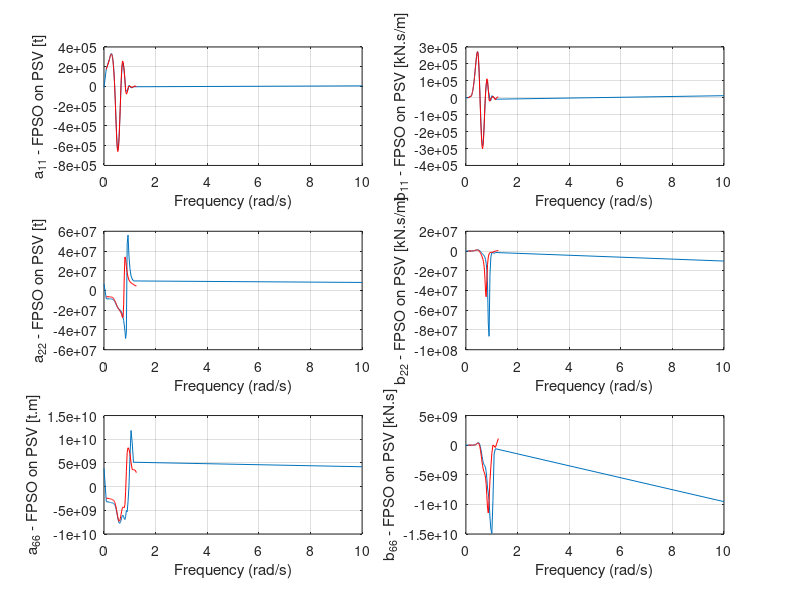
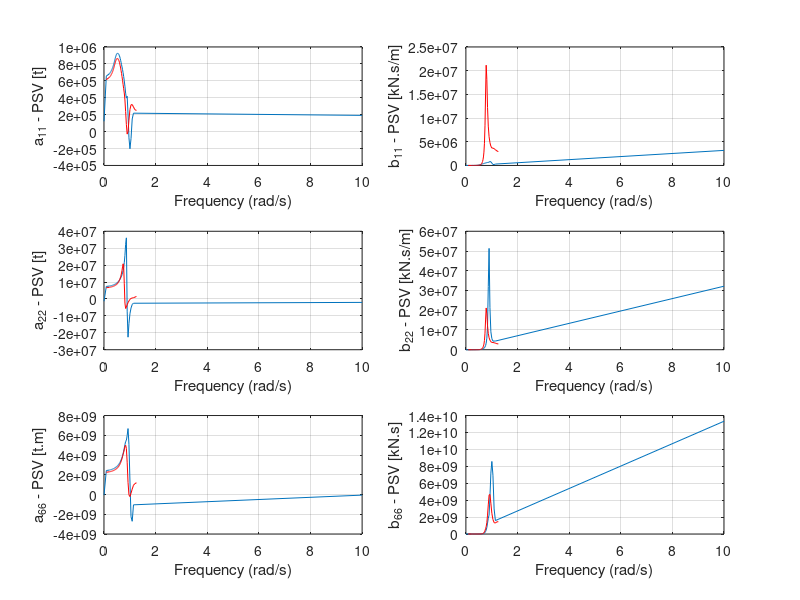

Write MATLAB code to recreate these figures, in order.
clear all;close all;clc

load hydrodata_cs1d3m_D_3E5 

A11_wam = data.hydro.A11;
A12_wam = data.hydro.A12;
A21_wam = data.hydro.A21;
A22_wam = data.hydro.A22;

B11_wam = data.hydro.B11;
B12_wam = data.hydro.B12;
B21_wam = data.hydro.B21;
B22_wam = data.hydro.B22;

freqs_wam = data.hydro.freqs;

Nfreqs_wam = size(freqs_wam,2);

a12_wam_11 = zeros(Nfreqs_wam,1);
a12_wam_22 = zeros(Nfreqs_wam,1);
a12_wam_66 = zeros(Nfreqs_wam,1);

a22_wam_11 = zeros(Nfreqs_wam,1);
a22_wam_22 = zeros(Nfreqs_wam,1);
a22_wam_66 = zeros(Nfreqs_wam,1);

b12_wam_11 = zeros(Nfreqs_wam,1);
b12_wam_22 = zeros(Nfreqs_wam,1);
b12_wam_66 = zeros(Nfreqs_wam,1);

b22_wam_11 = zeros(Nfreqs_wam,1);
b22_wam_22 = zeros(Nfreqs_wam,1);
b22_wam_66 = zeros(Nfreqs_wam,1);

for k1 = 1:Nfreqs_wam
    a12_wam_11(k1) = A12_wam(1,1,k1);
    a12_wam_22(k1) = A12_wam(2,2,k1);
    a12_wam_66(k1) = A12_wam(6,6,k1);
    
    a22_wam_11(k1) = A22_wam(1,1,k1);
    a22_wam_22(k1) = A22_wam(2,2,k1);
    a22_wam_66(k1) = A22_wam(6,6,k1);
    
    b12_wam_11(k1) = B12_wam(1,1,k1);
    b12_wam_22(k1) = B12_wam(2,2,k1);
    b12_wam_66(k1) = B12_wam(6,6,k1);
    
    b22_wam_11(k1) = B22_wam(1,1,k1);
    b22_wam_22(k1) = B22_wam(2,2,k1);
    b22_wam_66(k1) = B22_wam(6,6,k1);
end

load hydrodata_cs5d3m_D_3E5_old 

A11_old = data.hydro.A11;
A12_old = data.hydro.A12;
A21_old = data.hydro.A21;
A22_old = data.hydro.A22;

B11_old = data.hydro.B11;
B12_old = data.hydro.B12;
B21_old = data.hydro.B21;
B22_old = data.hydro.B22;

freqs_old = data.hydro.freqs;

Nfreqs_old = size(freqs_old,2);

a12_old_11 = zeros(Nfreqs_old,1);
a12_old_22 = zeros(Nfreqs_old,1);
a12_old_66 = zeros(Nfreqs_old,1);

a22_old_11 = zeros(Nfreqs_old,1);
a22_old_22 = zeros(Nfreqs_old,1);
a22_old_66 = zeros(Nfreqs_old,1);

b12_old_11 = zeros(Nfreqs_old,1);
b12_old_22 = zeros(Nfreqs_old,1);
b12_old_66 = zeros(Nfreqs_old,1);

b22_old_11 = zeros(Nfreqs_old,1);
b22_old_22 = zeros(Nfreqs_old,1);
b22_old_66 = zeros(Nfreqs_old,1);

for k1 = 1:Nfreqs_old
    a12_old_11(k1) = A12_old(1,1,k1);
    a12_old_22(k1) = A12_old(2,2,k1);
    a12_old_66(k1) = A12_old(6,6,k1);
    
    a22_old_11(k1) = A22_old(1,1,k1);
    a22_old_22(k1) = A22_old(2,2,k1);
    a22_old_66(k1) = A22_old(6,6,k1);
    
    b12_old_11(k1) = B12_old(1,1,k1);
    b12_old_22(k1) = B12_old(2,2,k1);
    b12_old_66(k1) = B12_old(6,6,k1);
    
    b22_old_11(k1) = B22_old(1,1,k1);
    b22_old_22(k1) = B22_old(2,2,k1);
    b22_old_66(k1) = B22_old(6,6,k1);
end

figure(1)
subplot(3,2,1)
plot(freqs_wam,a12_wam_11)
hold on
plot(freqs_old,a12_old_11,'r')
grid on
xlabel('Frequency (rad/s)')
ylabel('a_{11} - FPSO on PSV [t]')
subplot(3,2,2)
plot(freqs_wam,b12_wam_11)
hold on
plot(freqs_old,b12_old_11,'r')
grid on
xlabel('Frequency (rad/s)')
ylabel('b_{11} - FPSO on PSV [kN.s/m]')
subplot(3,2,3)
plot(freqs_wam,a12_wam_22)
hold on
plot(freqs_old,a12_old_22,'r')
grid on
xlabel('Frequency (rad/s)')
ylabel('a_{22} - FPSO on PSV [t]')
subplot(3,2,4)
plot(freqs_wam,b12_wam_22)
hold on
plot(freqs_old,b12_old_22,'r')
grid on
xlabel('Frequency (rad/s)')
ylabel('b_{22} - FPSO on PSV [kN.s/m]')
subplot(3,2,5)
plot(freqs_wam,a12_wam_66)
hold on
plot(freqs_old,a12_old_66,'r')
grid on
xlabel('Frequency (rad/s)')
ylabel('a_{66} - FPSO on PSV [t.m]')
subplot(3,2,6)
plot(freqs_wam,b12_wam_66)
hold on
plot(freqs_old,b12_old_66,'r')
grid on
xlabel('Frequency (rad/s)')
ylabel('b_{66} - FPSO on PSV [kN.s]')

figure(2)
subplot(3,2,1)
plot(freqs_wam,a22_wam_11)
hold on
plot(freqs_old,a22_old_11,'r')
grid on
xlabel('Frequency (rad/s)')
ylabel('a_{11} - PSV [t]')
subplot(3,2,2)
plot(freqs_wam,b22_wam_11)
hold on
plot(freqs_old,b22_old_22,'r')
grid on
xlabel('Frequency (rad/s)')
ylabel('b_{11} - PSV [kN.s/m]')
subplot(3,2,3)
plot(freqs_wam,a22_wam_22)
hold on
plot(freqs_old,a22_old_22,'r')
grid on
xlabel('Frequency (rad/s)')
ylabel('a_{22} - PSV [t]')
subplot(3,2,4)
plot(freqs_wam,b22_wam_22)
hold on
plot(freqs_old,b22_old_22,'r')
grid on
xlabel('Frequency (rad/s)')
ylabel('b_{22} - PSV [kN.s/m]')
subplot(3,2,5)
plot(freqs_wam,a22_wam_66)
hold on
plot(freqs_old,a22_old_66,'r')
grid on
xlabel('Frequency (rad/s)')
ylabel('a_{66} - PSV [t.m]')
subplot(3,2,6)
plot(freqs_wam,b22_wam_66)
hold on
plot(freqs_old,b22_old_66,'r')
grid on
xlabel('Frequency (rad/s)')
ylabel('b_{66} - PSV [kN.s]')
